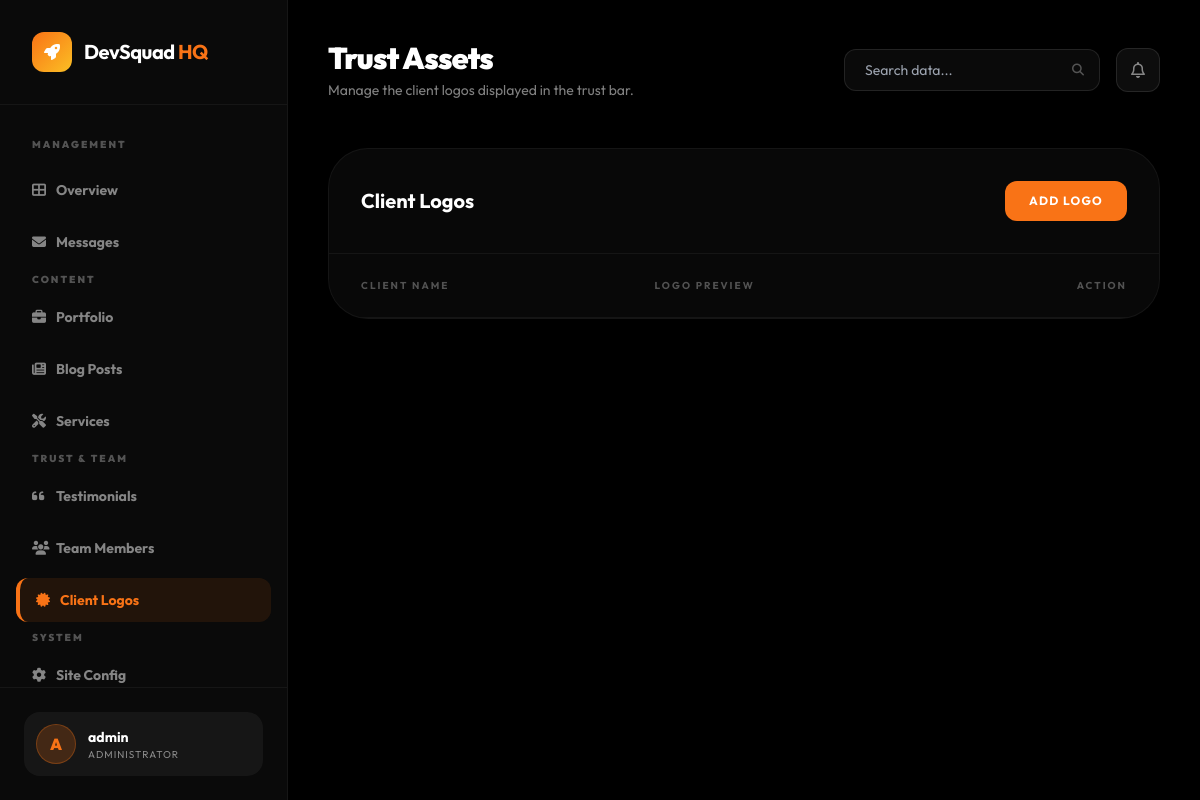
Page /management/logos/ (signed in) on the earlier database version.
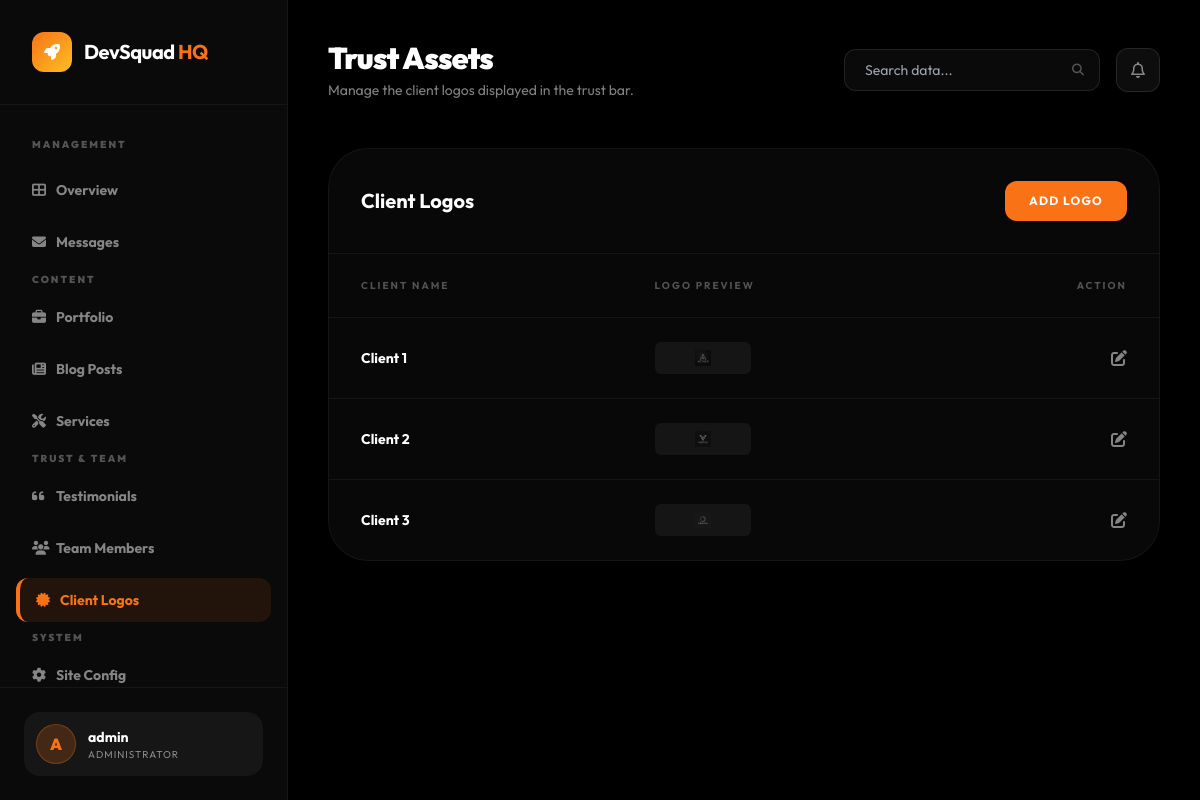
Same page on the later database version.
### devsqaud/models.py (models this page shows, shortened)
class ClientLogo(models.Model):
    name = models.CharField(max_length=100)
    logo = models.ImageField(upload_to='clients/', help_text="Monochrome white version recommended")
    is_active = models.BooleanField(default=True)
    order = models.IntegerField(default=0)
    class Meta:
        ordering = ['order']

### devsqaud/views_dashboard.py (the view)
# urls.py: path('management/logos/', views_dashboard.dashboard_logos, name='dashboard_logos'),
@staff_member_required
def dashboard_logos(request):
    logos = ClientLogo.objects.all()
    context = {
        'logos': logos,
        'active_page': 'logos',
    }
    return render(request, 'dashboard/logos_list.html', context)

### devsqaud/context_processors.py (called while the page is built)
def site_config_context(request):
    return {
        'site': SiteConfig.load(),
    }

### devsqaud/models.py (called while the page is built)
    @classmethod
    def load(cls):
        obj, _ = cls.objects.get_or_create(pk=1)
        return obj

### templates/dashboard/logos_list.html (shortened to what this page needs)
{% extends 'dashboard/base.html' %}
{% block header_title %}Trust Assets{% endblock %}
{% block header_subtitle %}Manage the client logos displayed in the trust bar.{% endblock %}
{% block dashboard_content %}
<div class="glass-card rounded-[40px] border-white/5 overflow-hidden">
    <div class="p-8 border-b border-white/5 flex items-center justify-between">
        <h3 class="text-xl font-bold">Client Logos</h3>
        <a href="{% url 'content_add' 'logo' %}" class="px-6 py-3 bg-sunset-orange text-white text-xs font-bold uppercase tracking-widest rounded-xl">Add Logo</a>
    </div>
    <div class="overflow-x-auto">
        <table class="w-full text-left">
            <thead>
                <tr class="text-[10px] font-black uppercase tracking-[0.2em] text-white/30 border-b border-white/5">
                    <th class="px-8 py-6">Client Name</th>
                    <th class="px-8 py-6">Logo Preview</th>
                    <th class="px-8 py-6 text-right">Action</th>
                </tr>
            </thead>
            <tbody class="divide-y divide-white/5">
                {% for l in logos %}
                <tr class="group hover:bg-white/[0.02]">
                    <td class="px-8 py-6 font-bold text-sm">{{ l.name }}</td>
                    <td class="px-8 py-6">
                        <div class="h-8 w-24 bg-white/5 rounded-md flex items-center justify-center p-2">
                            <img src="{{ l.logo.url }}" class="max-h-full max-w-full opacity-50 grayscale hover:grayscale-0 transition-all">
                        </div>
                    </td>
                    <td class="px-8 py-6 text-right"><a href="{% url 'content_edit' 'logo' l.pk %}" class="text-white/50 hover:text-sunset-orange"><i class="fas fa-edit"></i></a></td>
                </tr>
                {% endfor %}
            </tbody>
        </table>
    </div>
</div>
{% endblock %}

Differences in the rows shown:
added ClientLogo: name "Client 1", logo (picture)
added ClientLogo: name "Client 2", logo (picture)
added ClientLogo: name "Client 3", logo (picture)
